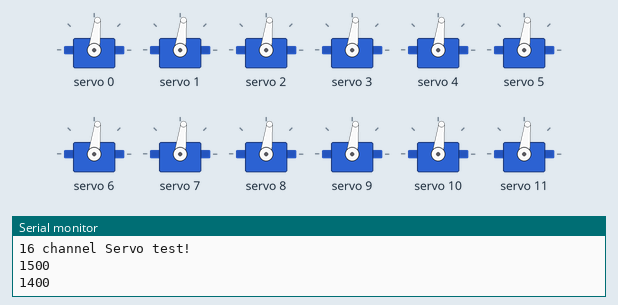
A sketch run on a simulated Arduino Uno, built with avr-gcc and run on an emulated ATmega328P. On the bench: 12 × servo, the last lines printed to the serial monitor.

Above: at 10.1 s.
At 20.1 s:
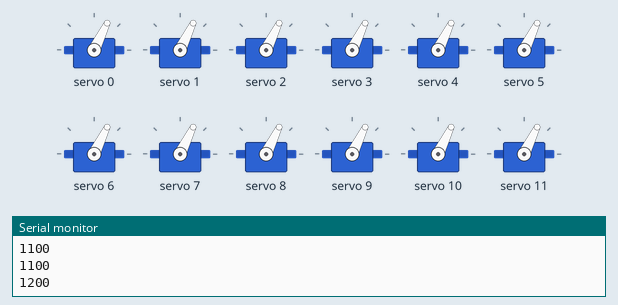
At 28.1 s:
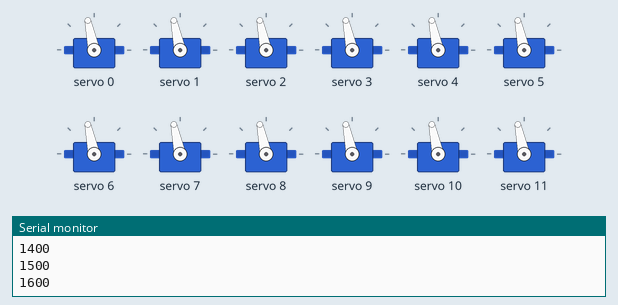
At 38.2 s:
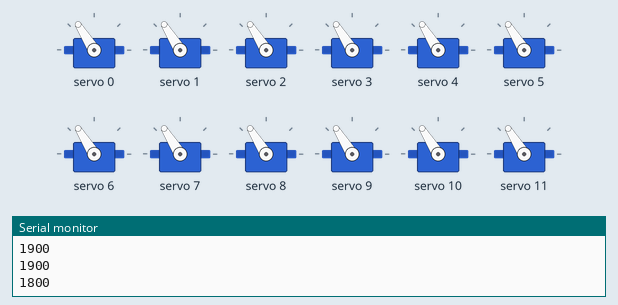
Timing chart, 0 to 39.7 s (numbered marks = the images above):
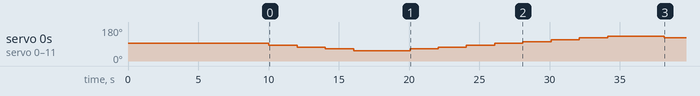

The sketch:

PCA9685_test.ino
```cpp
#include <Wire.h>
#include <Adafruit_PWMServoDriver.h>

// called this way, it uses the default address 0x40
Adafruit_PWMServoDriver pwm = Adafruit_PWMServoDriver();

#define FREQUENCY 50

void setup() {
  Serial.begin(9600);
  Serial.println("16 channel Servo test!");
  pwm.begin();
  pwm.setPWMFreq(FREQUENCY);  // Analog servos run at ~60 Hz updates
  pwm.setExtClk(25000000); // Set the external clock frequency (25 Mhz)
  // Initializes the ESCs
  for(int n = 0; n < 12; n+=1){
    pwm.writeMicroseconds(n, 1500);
    delay(500);
  }
  delay(2000);
}

void loop() {
  // Go from rest (1500) to full reverse load (1100)
  for(int i = 1500; i >= 1100; i-=100){
    sendPWM(i);
  }
  // Go from full reverse load (1100) to full forward load (1900)
  for(int i = 1100; i <= 1900; i+=100){
    sendPWM(i);
  }
  // Go from full forward load (1900) to rest (1500)
  for(int i = 1900; i >= 1500; i-=100){
    sendPWM(i);
  }
}

void sendPWM(int pwmValue){
  // for loop is used for writing PWM to all 12 channels on the board
  for (int n = 0; n < 12; n++){
    pwm.writeMicroseconds(n, pwmValue);
  }
  Serial.println(pwmValue);
  delay(2000);
}
```

Measured:
- by itself, servo 0–11: 93° → 83° at 10.0 s, → 73° 2.0 s later, → 64° 2.0 s later, → 54° 2.0 s later, … (13 changes in this stretch)
